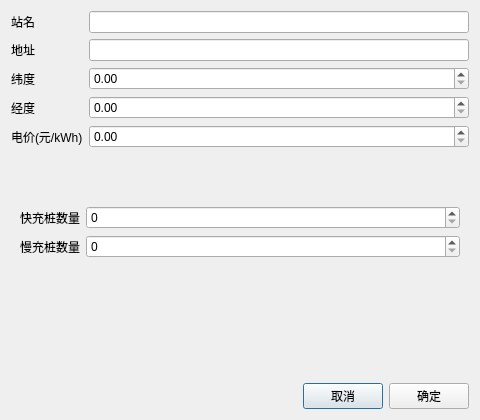
<?xml version="1.0" encoding="UTF-8"?>
<ui version="4.0">
 <class>StationEditDialog</class>
 <widget class="QDialog" name="StationEditDialog">
  <property name="geometry">
   <rect>
    <x>0</x>
    <y>0</y>
    <width>480</width>
    <height>420</height>
   </rect>
  </property>
  <property name="windowTitle">
   <string>电站</string>
  </property>
  <layout class="QVBoxLayout" name="verticalLayout">
   <item>
    <layout class="QFormLayout" name="formLayout">
     <item row="0" column="0">
      <widget class="QLabel" name="lblName">
       <property name="text">
        <string>站名</string>
       </property>
      </widget>
     </item>
     <item row="0" column="1">
      <widget class="QLineEdit" name="editName"/>
     </item>
     <item row="1" column="0">
      <widget class="QLabel" name="lblAddress">
       <property name="text">
        <string>地址</string>
       </property>
      </widget>
     </item>
     <item row="1" column="1">
      <widget class="QLineEdit" name="editAddress"/>
     </item>
     <item row="2" column="0">
      <widget class="QLabel" name="lblLat">
       <property name="text">
        <string>纬度</string>
       </property>
      </widget>
     </item>
     <item row="2" column="1">
      <widget class="QDoubleSpinBox" name="spinLat"/>
     </item>
     <item row="3" column="0">
      <widget class="QLabel" name="lblLng">
       <property name="text">
        <string>经度</string>
       </property>
      </widget>
     </item>
     <item row="3" column="1">
      <widget class="QDoubleSpinBox" name="spinLng"/>
     </item>
     <item row="4" column="0">
      <widget class="QLabel" name="lblPrice">
       <property name="text">
        <string>电价(元/kWh)</string>
       </property>
      </widget>
     </item>
     <item row="4" column="1">
      <widget class="QDoubleSpinBox" name="spinPrice"/>
     </item>
    </layout>
   </item>
   <item>
    <widget class="QWidget" name="widgetPileCount" native="true">
     <layout class="QFormLayout" name="formLayoutPile">
      <item row="0" column="0">
       <widget class="QLabel" name="lblFast">
        <property name="text">
         <string>快充桩数量</string>
        </property>
       </widget>
      </item>
      <item row="0" column="1">
       <widget class="QSpinBox" name="spinFastCount"/>
      </item>
      <item row="1" column="0">
       <widget class="QLabel" name="lblSlow">
        <property name="text">
         <string>慢充桩数量</string>
        </property>
       </widget>
      </item>
      <item row="1" column="1">
       <widget class="QSpinBox" name="spinSlowCount"/>
      </item>
     </layout>
    </widget>
   </item>
   <item>
    <layout class="QHBoxLayout" name="horizontalLayout">
     <item>
      <spacer name="horizontalSpacer">
       <property name="orientation">
        <enum>Qt::Horizontal</enum>
       </property>
       <property name="sizeHint" stdset="0">
        <size>
         <width>40</width>
         <height>20</height>
        </size>
       </property>
      </spacer>
     </item>
     <item>
      <widget class="QPushButton" name="btnCancel">
       <property name="text">
        <string>取消</string>
       </property>
      </widget>
     </item>
     <item>
      <widget class="QPushButton" name="btnOk">
       <property name="text">
        <string>确定</string>
       </property>
      </widget>
     </item>
    </layout>
   </item>
  </layout>
 </widget>
 <resources/>
 <connections/>
</ui>
